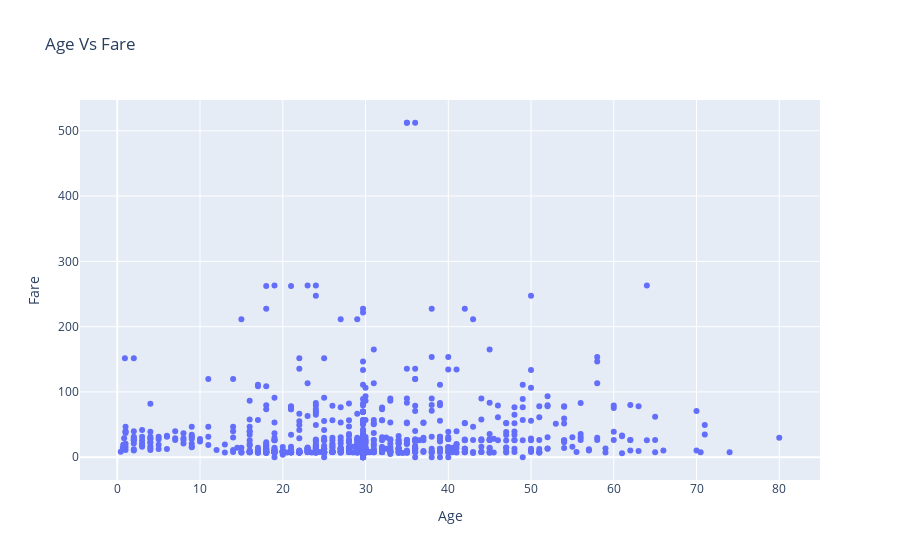

Notebook source saved alongside this figure:
### Markdown cell above
Scatter plot for relationship age Vs fare

### Code cell
trace=go.Scatter(x=df['Age'],y=df['Fare'],mode='markers')
layout=go.Layout(title='Age Vs Fare',xaxis={'title':'Age'},yaxis={'title':'Fare'})
figure = go.Figure(data=trace,layout=layout)
figure.show()

### Figure 1 — Plotly figure (JSON) as saved in the notebook; plotly's stock layout.template omitted (floating-point values rounded to 4 significant figures; data arrays with more than 128 entries replaced by an {"elided": "..."} marker saying what was removed)
{"data": [{"mode": "markers", "type": "scatter", "x": {"elided": "891 float values"}, "y": {"elided": "891 float values"}}], "layout": {"title": {"text": "Age Vs Fare"}, "xaxis": {"title": {"text": "Age"}}, "yaxis": {"title": {"text": "Fare"}}}}
